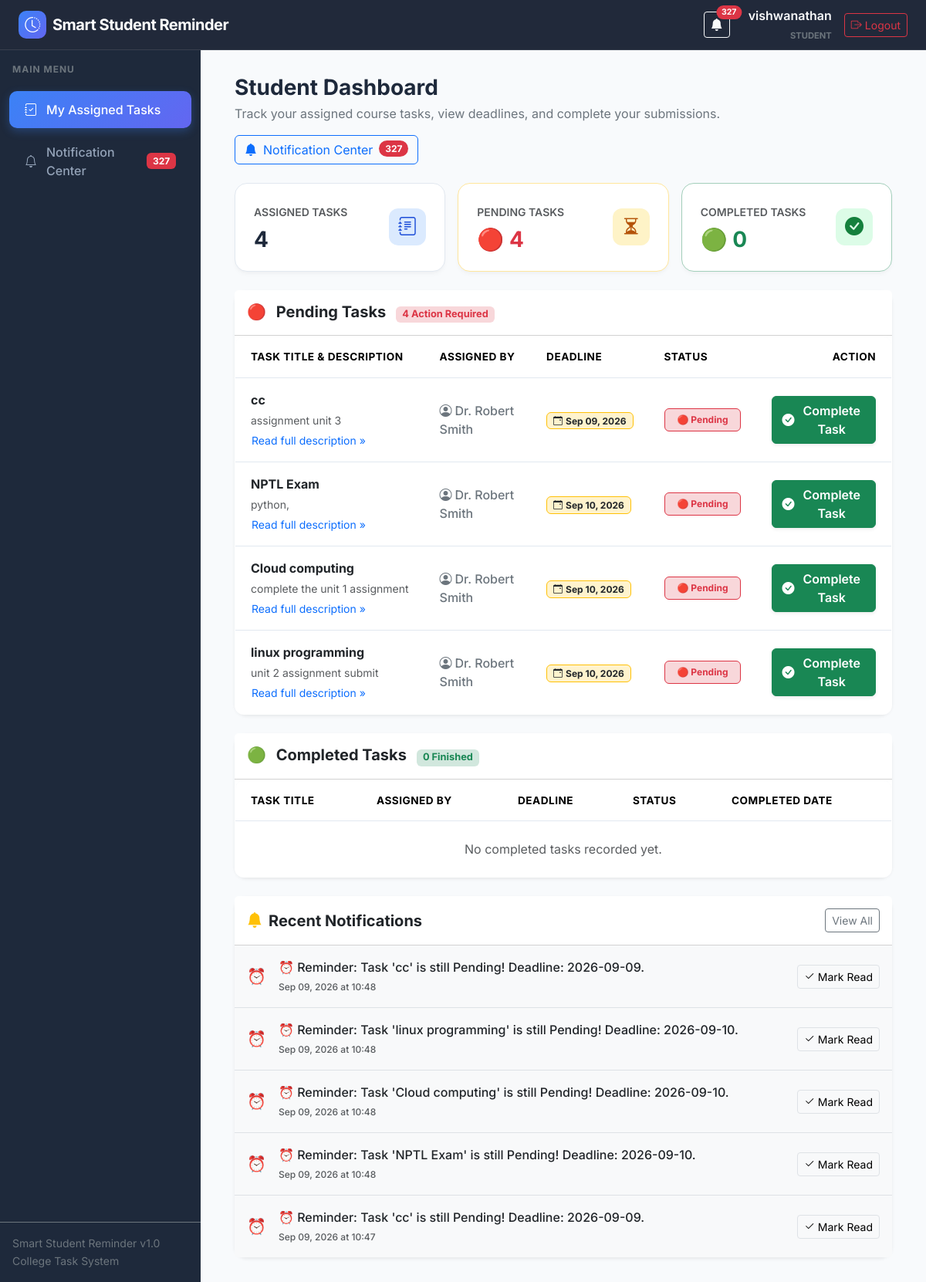
/student/dashboard (signed in), run on the app's committed database.
### models/task.py (models this page shows, shortened)
class TaskStatus(db.Model):
    __tablename__ = 'task_status'
    id = db.Column(db.Integer, primary_key=True, autoincrement=True)
    task_id = db.Column(db.Integer, db.ForeignKey('tasks.id', ondelete='CASCADE'), nullable=False)
    student_id = db.Column(db.Integer, db.ForeignKey('users.id', ondelete='CASCADE'), nullable=False)
    status = db.Column(db.Enum('Pending', 'Completed', name='task_status_enum'), nullable=False, default='Pending')
    completed_at = db.Column(db.DateTime, nullable=True)
    __table_args__ = (
        db.UniqueConstraint('task_id', 'student_id', name='unique_task_student'),
    )

class Task(db.Model):
    __tablename__ = 'tasks'
    id = db.Column(db.Integer, primary_key=True, autoincrement=True)
    title = db.Column(db.String(200), nullable=False)
    description = db.Column(db.Text, nullable=True)
    deadline = db.Column(db.Date, nullable=False)
    professor_id = db.Column(db.Integer, db.ForeignKey('users.id', ondelete='CASCADE'), nullable=False)
    created_at = db.Column(db.DateTime, default=datetime.utcnow)
    statuses = db.relationship('TaskStatus', backref='task', lazy=True, cascade='all, delete-orphan')

### models/user.py (models this page shows, shortened)
class User(db.Model):
    __tablename__ = 'users'
    id = db.Column(db.Integer, primary_key=True, autoincrement=True)
    name = db.Column(db.String(100), nullable=False)
    email = db.Column(db.String(120), unique=True, nullable=False, index=True)
    password = db.Column(db.String(255), nullable=False)
    role = db.Column(db.Enum('admin', 'professor', 'student', name='user_roles'), nullable=False)
    created_at = db.Column(db.DateTime, default=datetime.utcnow)
    created_tasks = db.relationship('Task', backref='professor', lazy=True, cascade='all, delete-orphan')
    assigned_tasks = db.relationship('TaskStatus', backref='student', lazy=True, cascade='all, delete-orphan')

### models/notification.py (models this page shows, shortened)
class Notification(db.Model):
    __tablename__ = 'notifications'
    id = db.Column(db.Integer, primary_key=True, autoincrement=True)
    student_id = db.Column(db.Integer, db.ForeignKey('users.id', ondelete='CASCADE'), nullable=False)
    task_id = db.Column(db.Integer, db.ForeignKey('tasks.id', ondelete='CASCADE'), nullable=False)
    message = db.Column(db.Text, nullable=False)
    is_read = db.Column(db.Boolean, default=False, nullable=False)
    created_at = db.Column(db.DateTime, default=datetime.utcnow)
    student = db.relationship('User', backref=db.backref('notifications', lazy=True, cascade='all, delete-orphan'))
    task = db.relationship('Task', backref=db.backref('notifications', lazy=True, cascade='all, delete-orphan'))

### routes/student.py (the view)
@student_bp.route('/dashboard')
@role_required(['student'])
def dashboard():
    student_id = session.get('user_id')
    assigned_records = db.session.query(TaskStatus, Task, User)\
        .join(Task, TaskStatus.task_id == Task.id)\
        .join(User, Task.professor_id == User.id)\
        .filter(TaskStatus.student_id == student_id)\
        .order_by(Task.deadline.asc()).all()
    pending_tasks = [rec for rec in assigned_records if rec[0].status == 'Pending']
    completed_tasks = [rec for rec in assigned_records if rec[0].status == 'Completed']
    total_count = len(assigned_records)
    pending_count = len(pending_tasks)
    completed_count = len(completed_tasks)
    notifications = Notification.query.filter_by(student_id=student_id).order_by(Notification.created_at.desc()).limit(10).all()
    return render_template(
        'student/dashboard.html',
        pending_tasks=pending_tasks,
        completed_tasks=completed_tasks,
        total_count=total_count,
        pending_count=pending_count,
        completed_count=completed_count,
        notifications=notifications
    )

### routes/auth.py (called while the page is built, shortened)
def role_required(roles):
    def decorator(f):
        @wraps(f)
        def decorated_function(*args, **kwargs):
            if 'user_id' not in session:
                flash('Please log in to access this page.', 'warning')
                return redirect(url_for('auth.login'))
            user_role = session.get('user_role')
            return f(*args, **kwargs)
        return decorated_function
    return decorator

### templates/student/dashboard.html (shortened to what this page needs)
{% extends 'base.html' %}
{% block content %}
<div class="d-flex flex-wrap justify-content-between align-items-center mb-4 gap-3">
    <div>
        <h3 class="fw-bold mb-1">Student Dashboard</h3>
        <p class="text-secondary mb-0">Track your assigned course tasks, view deadlines, and complete your submissions.</p>
    </div>
    <div>
        <a href="{{ url_for('student.notifications') }}" class="btn btn-outline-primary position-relative d-inline-flex align-items-center gap-2">
            <i class="bi bi-bell-fill"></i> Notification Center
            {% if unread_notification_count > 0 %}
                <span class="badge bg-danger rounded-pill">{{ unread_notification_count }}</span>
            {% endif %}
        </a>
    </div>
</div>
<div class="row g-3 mb-4">
    <div class="col-md-4">
        <div class="stat-card">
            <div class="d-flex align-items-center justify-content-between">
                <div>
                    <span class="text-muted small fw-semibold text-uppercase">Assigned Tasks</span>
                    <h3 class="fw-bold mt-2 mb-0">{{ total_count }}</h3>
                </div>
                <div class="stat-icon icon-blue">
                    <i class="bi bi-journal-text"></i>
                </div>
            </div>
        </div>
    </div>
    <div class="col-md-4">
        <div class="stat-card border-warning-subtle">
            <div class="d-flex align-items-center justify-content-between">
                <div>
                    <span class="text-muted small fw-semibold text-uppercase">Pending Tasks</span>
                    <h3 class="fw-bold mt-2 mb-0 text-danger">🔴 {{ pending_count }}</h3>
                </div>
                <div class="stat-icon icon-amber">
                    <i class="bi bi-hourglass-split"></i>
                </div>
            </div>
        </div>
    </div>
    <div class="col-md-4">
        <div class="stat-card border-success-subtle">
            <div class="d-flex align-items-center justify-content-between">
                <div>
                    <span class="text-muted small fw-semibold text-uppercase">Completed Tasks</span>
                    <h3 class="fw-bold mt-2 mb-0 text-success">🟢 {{ completed_count }}</h3>
                </div>
                <div class="stat-icon icon-green">
                    <i class="bi bi-check-circle-fill"></i>
                </div>
            </div>
        </div>
    </div>
</div>
<div class="card border-0 shadow-sm rounded-4 mb-4">
    <div class="card-header bg-white py-3 d-flex align-items-center justify-content-between">
        <h5 class="fw-bold mb-0 text-dark">
            <span class="me-2">🔴</span> Pending Tasks
            <span class="badge bg-danger-subtle text-danger ms-2" style="font-size: 0.8rem;">{{ pending_count }} Action Required</span>
        </h5>
    </div>
    <div class="card-body p-0">
        <div class="table-responsive">
            <table class="table custom-table mb-0 align-middle">
                <thead>
                    <tr>
                        <th>Task Title & Description</th>
                        <th>Assigned By</th>
                        <th>Deadline</th>
                        <th>Status</th>
                        <th class="text-end">Action</th>
                    </tr>
                </thead>
                <tbody>
                    {% if pending_tasks %}
                        {% for status_rec, task, prof in pending_tasks %}
                            <tr>
                                <td>
                                    <div class="fw-bold text-dark fs-6 mb-1">{{ task.title }}</div>
                                    <p class="text-muted small mb-0 text-truncate" style="max-width: 320px;">
                                        {{ task.description or 'No detailed description provided.' }}
                                    </p>
                                    <button class="btn btn-link btn-sm p-0 mt-1 text-decoration-none" data-bs-toggle="modal" data-bs-target="#taskModal{{ task.id }}">
                                        Read full description &raquo;
                                    </button>
                                </td>
                                <td>
                                    <span class="fw-medium text-secondary"><i class="bi bi-person-circle me-1"></i>{{ prof.name }}</span>
                                </td>
                                <td>
                                    <span class="badge bg-warning-subtle text-dark border border-warning px-2 py-1">
                                        <i class="bi bi-calendar-event me-1"></i>{{ task.deadline.strftime('%b %d, %Y') }}
                                    </span>
                                </td>
                                <td>
                                    <span class="badge bg-danger-subtle text-danger border border-danger px-3 py-2 fw-bold">
                                        🔴 Pending
                                    </span>
                                </td>
                                <td class="text-end">
                                    <form action="{{ url_for('student.complete_task', status_id=status_rec.id) }}" method="POST" class="d-inline">
                                        <button type="submit" class="btn btn-success fw-semibold d-inline-flex align-items-center gap-1 shadow-sm">
                                            <i class="bi bi-check-circle-fill"></i> Complete Task
                                        </button>
                                    </form>
                                </td>
                            </tr>
                        {% endfor %}
                    {% endif %}
                </tbody>
            </table>
        </div>
    </div>
</div>
<div class="card border-0 shadow-sm rounded-4 mb-4">
    <div class="card-header bg-white py-3 d-flex align-items-center justify-content-between">
        <h5 class="fw-bold mb-0 text-dark">
            <span class="me-2">🟢</span> Completed Tasks
            <span class="badge bg-success-subtle text-success ms-2" style="font-size: 0.8rem;">{{ completed_count }} Finished</span>
        </h5>
    </div>
    <div class="card-body p-0">
        <div class="table-responsive">
            <table class="table custom-table mb-0 align-middle">
                <thead>
                    <tr>
                        <th>Task Title</th>
                        <th>Assigned By</th>
                        <th>Deadline</th>
                        <th>Status</th>
                        <th>Completed Date</th>
                    </tr>
                </thead>
                <tbody>
                    {% if completed_tasks %}
                        {% for status_rec, task, prof in completed_tasks %}
                            <tr class="bg-light bg-opacity-50">
                                <td>
                                    <div class="fw-bold text-dark text-decoration-line-through">{{ task.title }}</div>
                                    <small class="text-muted text-truncate d-block" style="max-width: 300px;">{{ task.description or 'No description' }}</small>
                                </td>
                                <td>
                                    <span class="text-secondary small">{{ prof.name }}</span>
                                </td>
                                <td>
                                    <span class="badge bg-light text-secondary border">
                                        <i class="bi bi-calendar-event me-1"></i>{{ task.deadline.strftime('%b %d, %Y') }}
                                    </span>
                                </td>
                                <td>
                                    <span class="badge bg-success-subtle text-success border border-success px-3 py-2 fw-bold">
                                        🟢 Completed
                                    </span>
                                </td>
                                <td class="text-muted small">
                                    <i class="bi bi-clock-history me-1"></i>
                                    {{ status_rec.completed_at.strftime('%Y-%m-%d %H:%M') if status_rec.completed_at else 'Completed' }}
                                </td>
                            </tr>
                        {% endfor %}
                    {% else %}
                        <tr>
                            <td colspan="5" class="text-center py-4 text-muted">
                                No completed tasks recorded yet.
                            </td>
                        </tr>
                    {% endif %}
                </tbody>
            </table>
        </div>
    </div>
</div>
{% if notifications %}
<div class="card border-0 shadow-sm rounded-4">
    <div class="card-header bg-white py-3 d-flex align-items-center justify-content-between">
        <h5 class="fw-bold mb-0"><i class="bi bi-bell-fill me-2 text-warning"></i>Recent Notifications</h5>
        <a href="{{ url_for('student.notifications') }}" class="btn btn-sm btn-outline-secondary">View All</a>
    </div>
    <div class="list-group list-group-flush">
        {% for n in notifications[:5] %}
            <div class="list-group-item d-flex justify-content-between align-items-center py-3 {% if not n.is_read %}bg-light fw-medium{% endif %}">
                <div class="d-flex align-items-center gap-3">
                    <span class="fs-5">
                        {% if 'Reminder' in n.message %}⏰{% else %}🔔{% endif %}
                    </span>
                    <div>
                        <div>{{ n.message }}</div>
                        <small class="text-muted" style="font-size: 0.75rem;">{{ n.created_at.strftime('%b %d, %Y at %H:%M') }}</small>
                    </div>
                </div>
                {% if not n.is_read %}
                    <form action="{{ url_for('student.mark_read', notification_id=n.id) }}" method="POST">
                        <button type="submit" class="btn btn-sm btn-light border" title="Mark as read">
                            <i class="bi bi-check2"></i> Mark Read
                        </button>
                    </form>
                {% endif %}
            </div>
        {% endfor %}
    </div>
</div>
{% endif %}
{% endblock %}

### static/css/style.css (style rules this page uses)
:root { --primary-color: #3b82f6; --primary-hover: #2563eb; --dark-bg: #0f172a; --sidebar-bg: #1e293b; --accent-color: #6366f1; --body-bg: #f8fafc; --card-bg: #ffffff; --text-primary: #1e293b; --text-muted: #64748b; --border-color: #e2e8f0; }
body { font-family: 'Inter', system-ui, -apple-system, BlinkMacSystemFont, "Segoe UI", Roboto, sans-serif; background-color: var(--body-bg); color: var(--text-primary); min-height: 100vh; display: flex; flex-direction: column; }
.stat-card { background: var(--card-bg); border-radius: 16px; border: 1px solid var(--border-color); padding: 1.5rem; box-shadow: 0 4px 6px -1px rgba(0, 0, 0, 0.03), 0 2px 4px -1px rgba(0, 0, 0, 0.02); transition: transform 0.2s ease, box-shadow 0.2s ease; }
.stat-icon { width: 48px; height: 48px; border-radius: 12px; display: flex; align-items: center; justify-content: center; font-size: 1.5rem; }
.icon-blue { background: #dbeafe; color: #1d4ed8; }
.icon-green { background: #dcfce7; color: #15803d; }
.icon-amber { background: #fef3c7; color: #b45309; }
.custom-table { background: white; border-radius: 12px; overflow: hidden; border: 1px solid var(--border-color); }
.custom-table thead { background: #f1f5f9; color: #475569; font-size: 0.85rem; text-transform: uppercase; letter-spacing: 0.5px; }
.custom-table th, .custom-table td { padding: 1rem 1.25rem; vertical-align: middle; }

### data on the page
TaskStatus: title "cc", description "assignment unit 3", name "Dr. Robert Smith", deadline "Sep 09, 2026"
TaskStatus: title "NPTL Exam", description "python,", name "Dr. Robert Smith", deadline "Sep 10, 2026"
TaskStatus: title "Cloud computing", description "complete the unit 1 assignment", name "Dr. Robert Smith", deadline "Sep 10, 2026"
TaskStatus: title "linux programming", description "unit 2 assignment submit", name "Dr. Robert Smith", deadline "Sep 10, 2026"
Notification: message "⏰ Reminder: Task 'cc' is still Pending! Deadline: 2026-09-09.", created_at "Sep 09, 2026 at 10:48"
Notification: message "⏰ Reminder: Task 'linux programming' is still Pending! Deadline: 2026-09-10.", created_at "Sep 09, 2026 at 10:48"
Notification: message "⏰ Reminder: Task 'Cloud computing' is still Pending! Deadline: 2026-09-10.", created_at "Sep 09, 2026 at 10:48"
Notification: message "⏰ Reminder: Task 'NPTL Exam' is still Pending! Deadline: 2026-09-10.", created_at "Sep 09, 2026 at 10:48"
Notification: message "⏰ Reminder: Task 'cc' is still Pending! Deadline: 2026-09-09.", created_at "Sep 09, 2026 at 10:47"

### other printed values
{{ unread_notification_count }} "327"
{{ session.get('user_name') }} "vishwanathan"
{{ session.get('user_role') }} "STUDENT"
{{ total_count }} "4"
{{ pending_count }} "4"
{{ completed_count }} "0"
